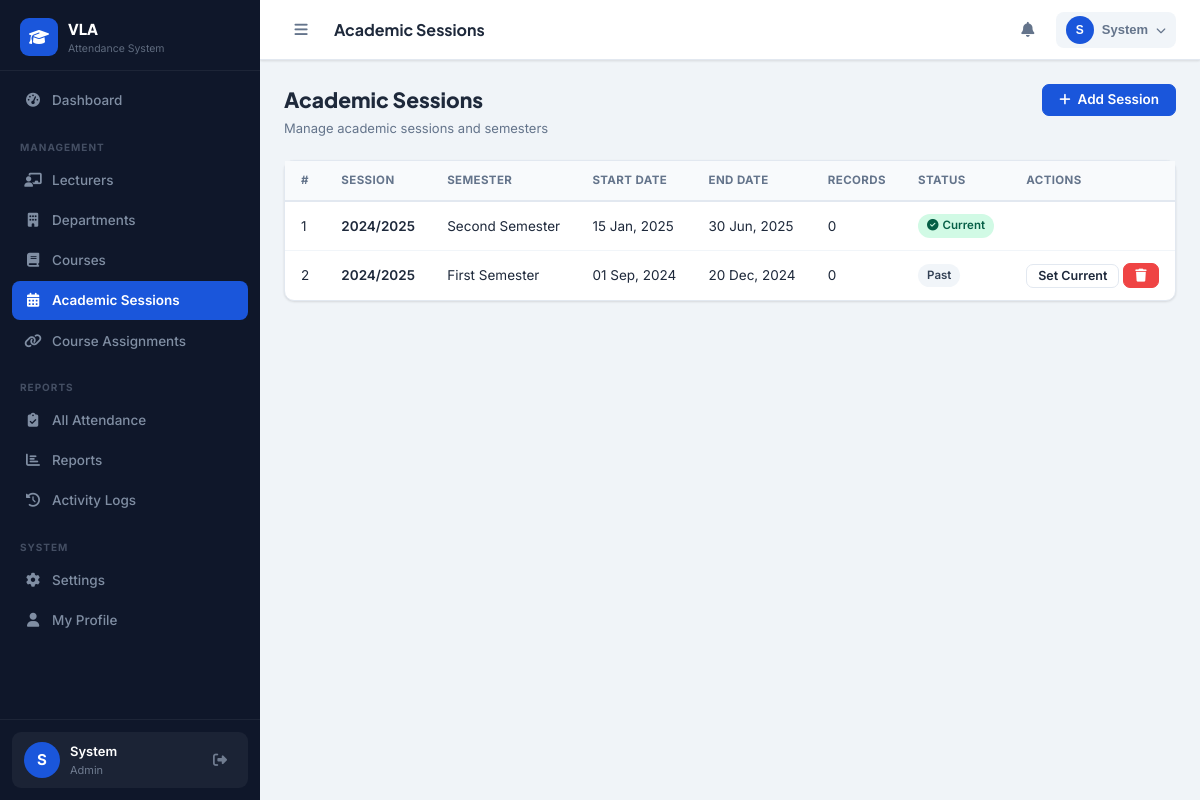
Screenshot of /admin/sessions.php (signed in) with the database file from the repository.
### tables this page shows
CREATE TABLE IF NOT EXISTS users (
    id INT AUTO_INCREMENT PRIMARY KEY,
    full_name VARCHAR(150) NOT NULL,
    email VARCHAR(150) NOT NULL UNIQUE,
    phone VARCHAR(20),
    password VARCHAR(255) NOT NULL,
    role ENUM('admin','hod','lecturer') NOT NULL DEFAULT 'lecturer',
    department_id INT,
    staff_id VARCHAR(50) UNIQUE,
    gender ENUM('male','female','other'),
    qualification VARCHAR(200),
    specialization VARCHAR(200),
    profile_photo VARCHAR(255) DEFAULT 'default.png',
    status ENUM('active','inactive','suspended') DEFAULT 'active',
    last_login DATETIME,
    reset_token VARCHAR(100),
    reset_expires DATETIME,
    created_at TIMESTAMP DEFAULT CURRENT_TIMESTAMP,
    updated_at TIMESTAMP DEFAULT CURRENT_TIMESTAMP ON UPDATE CURRENT_TIMESTAMP,
    FOREIGN KEY (department_id) REFERENCES departments(id) ON DELETE SET NULL
);

CREATE TABLE IF NOT EXISTS academic_sessions (
    id INT AUTO_INCREMENT PRIMARY KEY,
    session_name VARCHAR(50) NOT NULL,   
    semester ENUM('first','second','summer') NOT NULL,
    start_date DATE,
    end_date DATE,
    is_current TINYINT(1) DEFAULT 0,
    created_at TIMESTAMP DEFAULT CURRENT_TIMESTAMP
);

### includes/functions.php (called while the page is built, shortened)
<?php
if (!function_exists('clean')) {
    function clean(string $str): string {
        return htmlspecialchars(trim($str), ENT_QUOTES, 'UTF-8');
    }
}
if (!function_exists('formatDate')) {
    function formatDate(string $date, string $fmt = 'd M, Y'): string {
        return $date ? date($fmt, strtotime($date)) : '—';
    }
}
if (!function_exists('getCurrentUser')) {
    function getCurrentUser(): ?array {
        $conn = getDBConnection();
        $uid = (int)$_SESSION['user_id'];
        $r = $conn->query("SELECT u.*, d.name as dept_name, d.code as dept_code
            FROM users u LEFT JOIN departments d ON u.department_id = d.id
            WHERE u.id = $uid LIMIT 1");
        return $r ? $r->fetch_assoc() : null;
    }
}

### admin/sessions.php (the view, shortened to what this page needs)
<?php
require_once '../includes/functions.php';
$pageTitle = 'Academic Sessions';
$conn = getDBConnection();
$sessions = $conn->query("SELECT s.*, (SELECT COUNT(*) FROM attendance_records WHERE session_id=s.id) as records_count FROM academic_sessions s ORDER BY s.created_at DESC");
$sidebarItems = [
    ['url'=>'admin/dashboard.php','icon'=>'fas fa-tachometer-alt','label'=>'Dashboard'],
    ['divider'=>'Management'],
    ['url'=>'admin/lecturers.php','icon'=>'fas fa-chalkboard-teacher','label'=>'Lecturers'],
    ['url'=>'admin/departments.php','icon'=>'fas fa-building','label'=>'Departments'],
    ['url'=>'admin/courses.php','icon'=>'fas fa-book','label'=>'Courses'],
    ['url'=>'admin/sessions.php','icon'=>'fas fa-calendar-alt','label'=>'Academic Sessions','active'=>true],
    ['url'=>'admin/assignments.php','icon'=>'fas fa-link','label'=>'Course Assignments'],
    ['divider'=>'Reports'],
    ['url'=>'admin/attendance.php','icon'=>'fas fa-clipboard-check','label'=>'All Attendance'],
    ['url'=>'admin/reports.php','icon'=>'fas fa-chart-bar','label'=>'Reports'],
    ['url'=>'admin/activity_logs.php','icon'=>'fas fa-history','label'=>'Activity Logs'],
    ['divider'=>'System'],
    ['url'=>'admin/settings.php','icon'=>'fas fa-cog','label'=>'Settings'],
    ['url'=>'admin/profile.php','icon'=>'fas fa-user','label'=>'My Profile'],
];
include '../includes/header.php';
?>
<div class="page-header">
  <div><h2>Academic Sessions</h2><p>Manage academic sessions and semesters</p></div>
  <button class="btn btn-primary" onclick="document.getElementById('addModal').style.display='flex'">
    <i class="fas fa-plus"></i> Add Session
  </button>
</div>
<div class="card">
  <div class="table-wrapper">
    <table class="data-table">
      <thead><tr><th>#</th><th>Session</th><th>Semester</th><th>Start Date</th><th>End Date</th><th>Records</th><th>Status</th><th>Actions</th></tr></thead>
      <tbody>
        <?php $i=0; while($s=$sessions->fetch_assoc()): $i++; ?>
        <tr>
          <td><?=$i?></td>
          <td class="fw-600"><?=clean($s['session_name'])?></td>
          <td><?=ucfirst($s['semester'])?> Semester</td>
          <td><?=formatDate($s['start_date'])?></td>
          <td><?=formatDate($s['end_date'])?></td>
          <td><?=$s['records_count']?></td>
          <td><?=$s['is_current'] ? '<span class="badge bg-success"><i class="fas fa-check-circle me-1"></i>Current</span>' : '<span class="badge bg-secondary">Past</span>'?></td>
          <td>
            <?php if (!$s['is_current']): ?>
            <form method="POST" style="display:inline">
              <button type="submit" class="btn btn-outline btn-sm" data-confirm="Set this as current session?">Set Current</button>
            </form>
            <?php if ($s['records_count']==0): ?>
            <form method="POST" style="display:inline">
              <button type="submit" class="btn btn-danger btn-sm" data-confirm="Delete this session?"><i class="fas fa-trash"></i></button>
            </form>
            <?php endif ?>
            <?php endif ?>
          </td>
        </tr>
        <?php endwhile ?>
      </tbody>
    </table>
  </div>
</div>
<?php include '../includes/footer.php'; ?>

### includes/header.php (shortened to what this page needs)
<?php
$user = getCurrentUser();
?>
<!DOCTYPE html>
<html lang="en">
<head>
<link rel="stylesheet" href="https://cdnjs.cloudflare.com/ajax/libs/font-awesome/6.4.2/css/all.min.css">
<link rel="stylesheet" href="<?= BASE_URL ?>assets/css/style.css">
</head>
<body>
<aside class="sidebar" id="sidebar">
  <div class="sidebar-brand">
    <div class="brand-icon"><i class="fas fa-graduation-cap"></i></div>
    <div class="brand-text">
      <span class="brand-name">VLA</span>
      <span class="brand-sub">Attendance System</span>
    </div>
  </div>
  <nav class="sidebar-nav">
    <?php if (isset($sidebarItems) && is_array($sidebarItems)): ?>
      <?php foreach ($sidebarItems as $item): ?>
        <?php if (isset($item['divider'])): ?>
          <div class="nav-divider"><?= clean($item['divider']) ?></div>
        <?php else: ?>
          <a href="<?= BASE_URL . $item['url'] ?>" class="nav-item <?= (isset($item['active']) && $item['active']) ? 'active' : '' ?>">
            <i class="<?= $item['icon'] ?>"></i>
            <span><?= clean($item['label']) ?></span>
          </a>
        <?php endif ?>
      <?php endforeach ?>
    <?php endif ?>
  </nav>
  <div class="sidebar-footer">
    <div class="user-card">
      <div class="user-avatar">
        <?= strtoupper(substr($user['full_name'] ?? 'U', 0, 1)) ?>
      </div>
      <div class="user-info">
        <span class="user-name"><?= clean(explode(' ', $user['full_name'] ?? 'User')[0]) ?></span>
        <span class="user-role"><?= ucfirst($_SESSION['role'] ?? '') ?></span>
      </div>
      <a href="<?= BASE_URL ?>logout.php" class="logout-btn" title="Logout"><i class="fas fa-sign-out-alt"></i></a>
    </div>
  </div>
</aside>
<div class="main-wrapper" id="mainWrapper">
  <header class="topbar">
    <button class="sidebar-toggle" id="sidebarToggle">
      <i class="fas fa-bars"></i>
    </button>
    <div class="topbar-title">
      <h1 class="page-title"><?= isset($pageTitle) ? clean($pageTitle) : 'Dashboard' ?></h1>
    </div>
    <div class="topbar-actions">
      <div class="notif-wrapper">
        <button class="icon-btn notif-btn" id="notifBtn">
          <i class="fas fa-bell"></i>
        </button>
      </div>
      <div class="profile-wrapper">
        <button class="icon-btn profile-btn" id="profileBtn">
          <div class="profile-avatar"><?= strtoupper(substr($user['full_name'] ?? 'U', 0, 1)) ?></div>
          <span class="profile-name"><?= clean(explode(' ', $user['full_name'] ?? 'User')[0]) ?></span>
          <i class="fas fa-chevron-down"></i>
        </button>
      </div>
    </div>
  </header>
  <main class="content-area">

### rows the page displays
users: full_name "S", full_name "System"
academic_sessions: session_name "2024/2025", semester "Second", start_date "15 Jan, 2025", end_date "30 Jun, 2025", records_count "0", is_current 1 (drawn)
academic_sessions: session_name "2024/2025", semester "First", start_date "01 Sep, 2024", end_date "20 Dec, 2024", records_count "0", is_current "Past"

### other values shown
$item['label'] "Dashboard"
$item['divider'] "MANAGEMENT"
$item['label'] "Lecturers"
$item['label'] "Departments"
$item['label'] "Courses"
$item['label'] "Academic Sessions"
$item['label'] "Course Assignments"
$item['divider'] "REPORTS"
$item['label'] "All Attendance"
$item['label'] "Reports"
$item['label'] "Activity Logs"
$item['divider'] "SYSTEM"
$item['label'] "Settings"
$item['label'] "My Profile"
$_SESSION['role'] "Admin"
